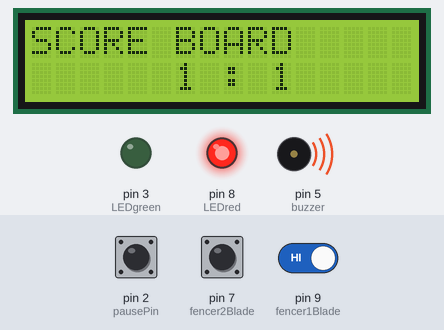
This sketch was run on a simulated Arduino Uno, built with avr-gcc and run on an emulated ATmega328P. On the bench: 16×2 character LCD, output pins drawn as LEDs (lit = HIGH), buzzer (waves = sounding). The inputs (shaded band) are chosen by the test bench; at power-on: pin 9 (fencer1Blade) HIGH, pin 2 (pausePin) HIGH, pin 7 (fencer2Blade) HIGH. What the sketch prints to the serial monitor is not drawn.

Above: at 2.1 s.
2.2 s: pin 9 (fencer1Blade) driven LOW
At 4.9 s:
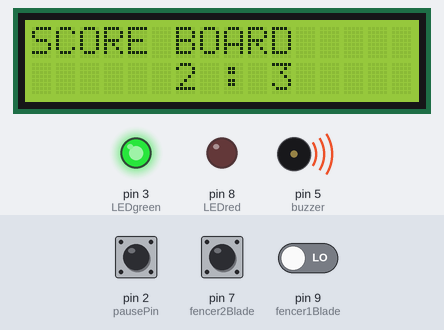
5.2 s: pin 2 (pausePin) pulled LOW for 0.5 s
At 7.8 s:
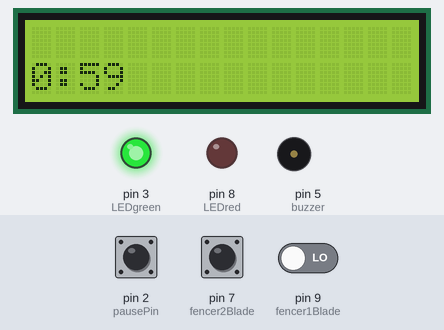
8.7 s: pin 2 (pausePin) pulled LOW for 1 s
At 10.4 s:
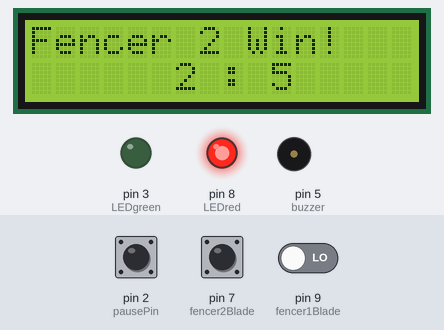
Timing chart, 0 to 11.9 s (numbered marks = the images above; inputs shaded):
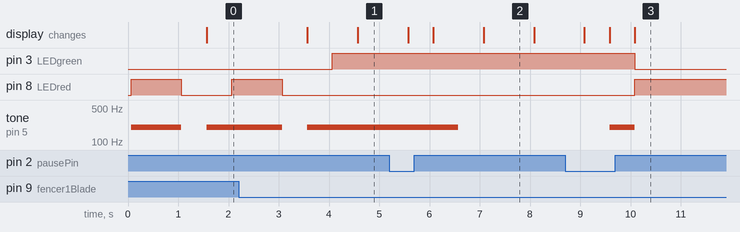

Measured:
- after the input at 2.2 s, pin 3 (LEDgreen): LOW → HIGH after 1.9 s; pin 8 (LEDred): goes on until 3.1 s, then stays LOW; the display: first differs from a run without the input after 2.4 s (image 1)
- after the input at 5.2 s, pin 3 (LEDgreen): stays HIGH (without the input it goes to LOW after 1.9 s); pin 8 (LEDred): stays LOW (without the input it goes to HIGH after 1.9 s); tone on pin 5 (buzzer): 200 Hz → silent after 1.4 s instead of 1.9 s; the display: first differs from a run without the input after 0.88 s (image 2 shows a later state)
- after the input at 8.7 s, pin 3 (LEDgreen): HIGH → LOW after 1.4 s; pin 8 (LEDred): LOW → HIGH after 1.4 s; tone on pin 5 (buzzer): silent → 200 Hz after 0.88 s, → silent 0.50 s later

The sketch:

fencing.ino
```cpp
#include <LiquidCrystal.h>
const int rs = 4,
          en =  6,
          d4 = 10,
          d5 = 11,
          d6 = 12,
          d7  = 13,
          buzzer = 5, // buzzer
          LEDred = 8, //Light for fencer 2
          LEDgreen = 3, // Light for fencer1
          fencer1Blade = 9, //Pushbutton1
          fencer2Blade = 7; //Pushbutton2

LiquidCrystal lcd(rs, en, d4, d5, d6, d7);
int isFencer1Hit = 0;
int isFencer2Hit = 0;


int points1 = 0;
int points2 = 0;
int win = 5;

const byte pausePin = 2;
volatile bool toggleState = false;

void  setup() {
  Serial.begin(9600);
  lcd.begin(16, 2);
  pinMode(fencer1Blade, INPUT);
  pinMode(fencer2Blade, INPUT);
  pinMode(pausePin, INPUT_PULLUP);
  pinMode(LEDgreen, OUTPUT);
  pinMode(LEDred, OUTPUT);
  pinMode(buzzer, OUTPUT);
  attachInterrupt(digitalPinToInterrupt(pausePin), checkSwitch, FALLING);
}
//Print the status of the fencer
void printToSerial() {
  if (isFencer1Hit == HIGH) {
    Serial.println("Fencer 1 attacks");
  }
  if (isFencer2Hit == HIGH) {
    Serial.println("Fencer 2 attacks");
  }
  else {
    Serial.println("charging...");
  }
}
// Set what should be printed on the scoreboard
void scoreBoard() {
  lcd.setCursor(0, 0);
  lcd.print("SCORE BOARD");
  lcd.setCursor(6, 1);
  lcd.print(points1);
  lcd.setCursor(7, 1);
  lcd.print(" : ");
  lcd.setCursor(10, 1);
  lcd.print(points2);
}

//Check the status of the interrupt push button
void checkSwitch() {
  if (digitalRead(pausePin) == LOW) {
    toggleState = !toggleState;
  }
}
// Timer
void timer3Mins() {
  lcd.setCursor(0, 1);
  lcd.print(1);
  lcd.setCursor(1, 1);
  lcd.print(":");
  lcd.setCursor(2, 1);
  lcd.print("00");
  delay(1000);
  for (int j = 59; j >= 0; j--) {
    if (toggleState == true) {
      lcd.setCursor(0, 1);
      lcd.print(0);
      lcd.setCursor(1, 1);
      lcd.print(":");
      if (j > 9) {
        lcd.setCursor(2, 1);
        lcd.print(j);
        delay(1000);
      }
      else {
        lcd.setCursor(2, 1);
        lcd.print("0");
        lcd.print(j);
        delay(1000);
      }
    }
  }
  lcd.clear();
}


void loop() {

  isFencer1Hit = digitalRead(fencer1Blade);
  isFencer2Hit = digitalRead(fencer2Blade);
  printToSerial();

  digitalWrite(LEDgreen, LOW);
  digitalWrite(LEDred, LOW);
  if (points1 < 5 && points2 < 5) {
    if (isFencer1Hit == LOW)
    {
      digitalWrite(LEDgreen, HIGH);

    }
    if (isFencer1Hit == HIGH)
    {
      digitalWrite(LEDgreen, LOW);
      digitalWrite(LEDred, HIGH);
      tone(buzzer, 200, 1000);
      delay(1000);
      points1++;

    }
    if (isFencer2Hit == LOW)
    {
      digitalWrite(LEDred, HIGH);

    }
    if (isFencer2Hit == HIGH)
    {
      digitalWrite(LEDred, LOW);
      delay(500);
      tone(buzzer, 200, 1000);
      points2++;
    }
    scoreBoard();
    delay(500);
  }
  else {
    if (points1 == 5) {
      lcd.setCursor(0, 0);
      lcd.print("Fencer 1 Win!");
      tone(buzzer, 800, 250);
      tone(buzzer, 400, 250);
      tone(buzzer, 800, 250);
      tone(buzzer, 400, 250);
      noTone(buzzer);
      digitalWrite(LEDred, LOW);
      digitalWrite(LEDgreen, HIGH);
      delay(250);
      digitalWrite(LEDgreen, LOW);
    }
    else {
      lcd.setCursor(0, 0);
      lcd.print("Fencer 2 Win!");
      tone(buzzer, 800, 250);
      tone(buzzer, 400, 250);
      tone(buzzer, 800, 250);
      tone(buzzer, 400, 250);
      noTone(buzzer);
      digitalWrite(LEDgreen, LOW);
      digitalWrite(LEDred, HIGH);
      delay(250);
      digitalWrite(LEDred, LOW);
    }
  }
  if (toggleState == true) {
    lcd.clear();
    timer3Mins();
  }


}
```
